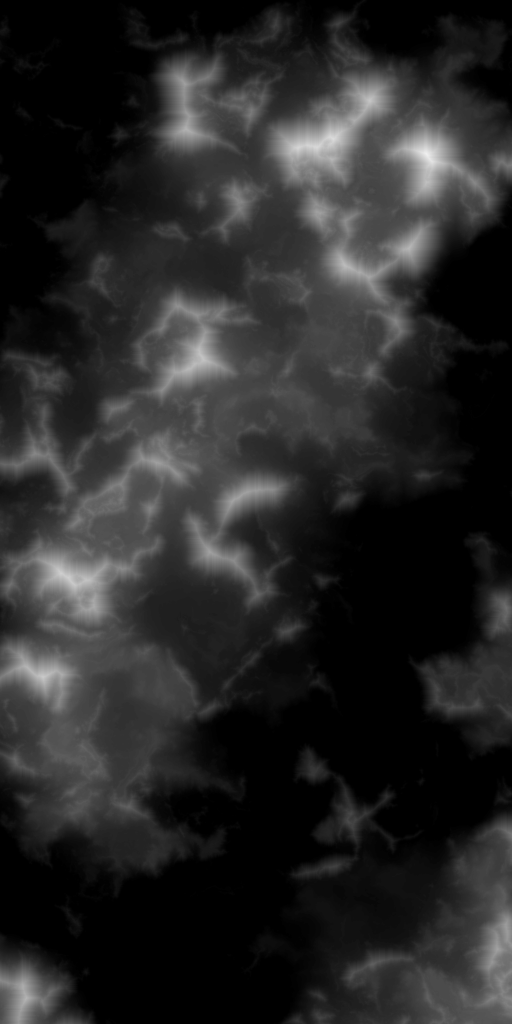
#> input picture data/cropped/heightmap.png, 1024 x 2048 px, given in place of hm.png, which was not available (shown at 1/2 size)
$ python find_routes.py
#> lines starting #> are read from the running program, lines starting #| are printed output that depends on the picture; after the words box and inside, x2 and y2 are one past the last pixel; in counts of white or black regions, pixels touching at a corner belong together; pictures that were not available may be replaced by others from this repository, and a replacement may not be noted
### path_finding.py
import heapq
import numpy as np
from tqdm import tqdm

from enum import Enum

from dataclasses import dataclass


@dataclass
class TrackPiece:
    position: tuple  # (y, x)
    track_type: "MoveNeighbors"  # Type of track piece
    direction_from: tuple  # (dy, dx) direction we arrived from

    # [6 lines left out: function __lt__, not called in this run]


class MoveNeighbors(Enum):
    # Track patterns: each tuple represents (center_dy, center_dx) relative positions
    NS = [(0, 0)]           # Vertical track: single cell
    EW = [(0, 0)]           # Horizontal track: single cell
    NE = [(0, 0), (-1, 1)]  # Northeast curve
    NW = [(0, 0), (-1, -1)] # Northwest curve
    SE = [(0, 0), (1, 1)]   # Southeast curve
    SW = [(0, 0), (1, -1)]  # Southwest curve


# [26 lines left out: function get_track_shape, not called in this run]


def is_diagonal_move(dy, dx):
    """Check if a move is diagonal (not pure NS or EW)."""
    return dy != 0 and dx != 0


# [33 lines left out: function move_cost, not called in this run]


def get_valid_neighbors(track_shape, direction):
    """
    Get valid neighbors based on track connectivity rules.

    :param track_shape: MoveNeighbors enum representing the current track shape
    :param direction: tuple (dy, dx) representing how we arrived at current position
    :return: List of valid neighbor directions (dy, dx)
    """
    if direction is None:
        # First move - can start with any straight or diagonal track
        return [(-1, 0), (1, 0), (0, -1), (0, 1), (-1, -1), (-1, 1), (1, -1), (1, 1)]

    # Allow continuing in same direction, 90-degree turns, and diagonal moves
    dy, dx = direction

    # Always allow continuing in the same direction
    valid_moves = [(dy, dx)]

    # Allow 90-degree turns from current direction
    if dy != 0:  # Was moving vertically
        valid_moves.extend([(0, -1), (0, 1)])  # Can turn east/west
    if dx != 0:  # Was moving horizontally
        valid_moves.extend([(-1, 0), (1, 0)])  # Can turn north/south

    # Allow diagonal moves from any direction
    valid_moves.extend([(-1, -1), (-1, 1), (1, -1), (1, 1)])

    # Remove duplicates
    return list(set(valid_moves))


def find_path(start, end, cost_map, turn_penalty=0.5, turn_90_multiplier=3.0):
    """
    Finds the best path between a start and end point using the A* algorithm with momentum.

    :param start: tuple (y, x) for the start point
    :param end: tuple (y, x) for the end point
    :param cost_map: 2D numpy array where each cell has a cost to traverse
    :param turn_penalty: weight applied when turning (lower = higher penalty). Default 0.5 means turning costs 2x more
    :return: list of tuples representing the path, or None if no path is found
    """

    # cost_map = cost_map.T  # Transpose for (y, x) indexing
    # Heuristic function (Taxicab/Manhattan distance)
    def heuristic(a, b):
        return abs(a[0] - b[0]) + abs(a[1] - b[1])

    # Convert cost_map to integer type for fast arithmetic
    cost_map = cost_map.astype(np.int32, copy=False)

    # Priority queue for open set: (f_score, counter, position, direction, track_shape)
    open_set = []
    counter = 0

    # came_from: map state (pos,dir) -> previous state (pos,dir)
    came_from = {}

    # g_score and f_score keyed by (pos,dir)
    g_score = {}
    f_score = {}

    # Precompute neighbor lookup cache for (track_shape, direction)
    neighbors_cache = {}
    directions_to_cache = [None, (-1, 0), (1, 0), (0, -1), (0, 1), (-1, -1), (-1, 1), (1, -1), (1, 1)]
    for shape in MoveNeighbors:
        for d in directions_to_cache:
            neighbors_cache[(shape, d)] = get_valid_neighbors(shape, d)

    # Initialize start states: push possible initial directions
    init_dirs = [(-1, 0), (1, 0), (0, -1), (0, 1)]
    pushed_any = False
    for d in init_dirs:
        ny, nx = start[0] + d[0], start[1] + d[1]
        if 0 <= ny < cost_map.shape[0] and 0 <= nx < cost_map.shape[1]:
            start_state = (start, d)
            g_score[start_state] = 0
            f = heuristic(start, end)
            f_score[start_state] = f
            track_shape = get_track_shape(d)
            heapq.heappush(open_set, (f, counter, start, d, track_shape))
            counter += 1
            came_from[start_state] = None
            pushed_any = True

    if not pushed_any:
        return None

    closed = set()

    iteration = 0
    with tqdm(total=cost_map.shape[0] * cost_map.shape[1], desc="Finding Path") as pbar:
        while open_set:
            if iteration % 100 == 0:
                pbar.update(1)
            f, _, current_pos, current_dir, current_track_shape = heapq.heappop(open_set)

            state = (current_pos, current_dir)

            # if we've already processed this state with a better g, skip
            if state in closed:
                iteration += 1
                continue

            closed.add(state)

            # If reached end (any direction), reconstruct path
            if current_pos == end:
                path = []
                cur = state
                while cur is not None:
                    pos, dirc = cur
                    shape = get_track_shape(dirc)
                    path.append(TrackPiece(position=pos, track_type=shape, direction_from=dirc))
                    cur = came_from.get(cur, None)
                return path[::-1]

            # Obtain valid moves from cache
            valid_moves = neighbors_cache.get((current_track_shape, current_dir))

            for dy, dx in valid_moves:
                ny, nx = current_pos[0] + dy, current_pos[1] + dx
                if not (0 <= ny < cost_map.shape[0] and 0 <= nx < cost_map.shape[1]):
                    continue

                # Check altitude constraint for diagonal moves
                if is_diagonal_move(dy, dx):
                    altitude_diff = abs(cost_map[current_pos[0], current_pos[1]] - cost_map[ny, nx])
                    if altitude_diff > 0:
                        continue

                neighbor_pos = (ny, nx)
                move_direction = (dy, dx)
                neighbor_state = (neighbor_pos, move_direction)

                tentative_g = g_score.get(state, np.inf) + move_cost(
                    cost_map, current_pos, neighbor_pos, current_dir, turn_penalty, turn_90_multiplier
                )

                if tentative_g < g_score.get(neighbor_state, np.inf):
                    came_from[neighbor_state] = state
                    g_score[neighbor_state] = tentative_g
                    fval = tentative_g + heuristic(neighbor_pos, end)
                    f_score[neighbor_state] = fval
                    next_shape = get_track_shape(move_direction)
                    heapq.heappush(open_set, (fval, counter, neighbor_pos, move_direction, next_shape))
                    counter += 1

            iteration += 1

    return None  # No path found

### find_routes.py
import cv2
import numpy as np
from path_finding import find_path

# Load the heightmap
heightmap_path = "data/hm.png"
# heightmap_path = 'data/cropped/heightmap.png'
img = cv2.imread(heightmap_path, cv2.IMREAD_GRAYSCALE)
#> img is the input picture: shape (2048, 1024); min 0, max 240, mean 39.3

if img is None:
    raise IOError(f"Error: Could not load image from {heightmap_path}")

# Define sea level (assuming it's the lowest part of the heightmap)
# This might need adjustment based on the specific map.
sea_level_threshold = 1
sea_mask = img <= sea_level_threshold
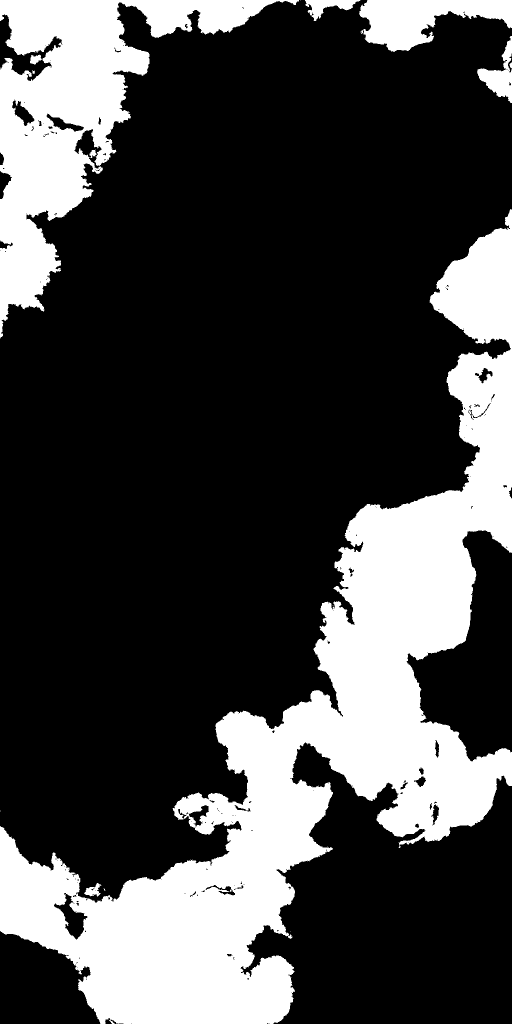
#> sea_mask: shape (2048, 1024) bool (shown at 1/2 size); 27.2% white; 18 white regions (8 under 20 px), largest, box (x1, y1, x2, y2) and area: (0, 418, 1024, 2048) 426655, (0, 0, 598, 677) 119722, (718, 0, 1024, 104) 17719

# Apply a non-linear transformation (e.g., square root) to emphasize lower altitudes
img_float = img.astype(np.float32)

# Avoid taking sqrt of zero, and handle sea level
img_transformed = np.sqrt(img_float)
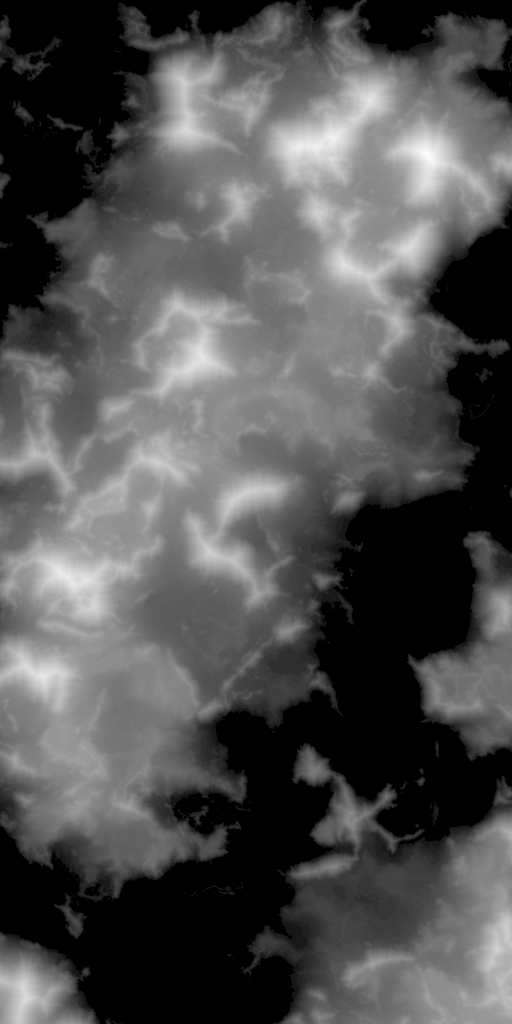
#> img_transformed: shape (2048, 1024) float32 (shown at 1/2 size); min 0, max 15.49, mean 4.98; drawn with min black and max white

# Normalize the transformed image to 0-255 range before quantization
cv2.normalize(img_transformed, img_transformed, 0, 255, cv2.NORM_MINMAX)
img_transformed = img_transformed.astype(np.uint8)

# Quantize the transformed image into a smaller number of altitude levels
num_levels = 30
quantized_img = np.floor(img_transformed / (256 / num_levels)) * (256 / num_levels)
quantized_img = quantized_img.astype(np.uint8)

# Create a color representation of the quantized image
color_quantized = cv2.cvtColor(quantized_img, cv2.COLOR_GRAY2BGR)

# Mask out the sea

color_quantized[sea_mask] = [0, 0, 0]  # Black for sea

# --- Pathfinding ---
# Define a set of start and end points to evaluate
# In a real scenario, these would be your industries
path_candidates = [((4094 - 2428, 1936), (4094-2490, 1706))]

# Use the original heightmap as the cost map
# cost_map = img.transpose()

# Use the quantized image as the cost map for pathfinding
cost_map = quantized_img.transpose()
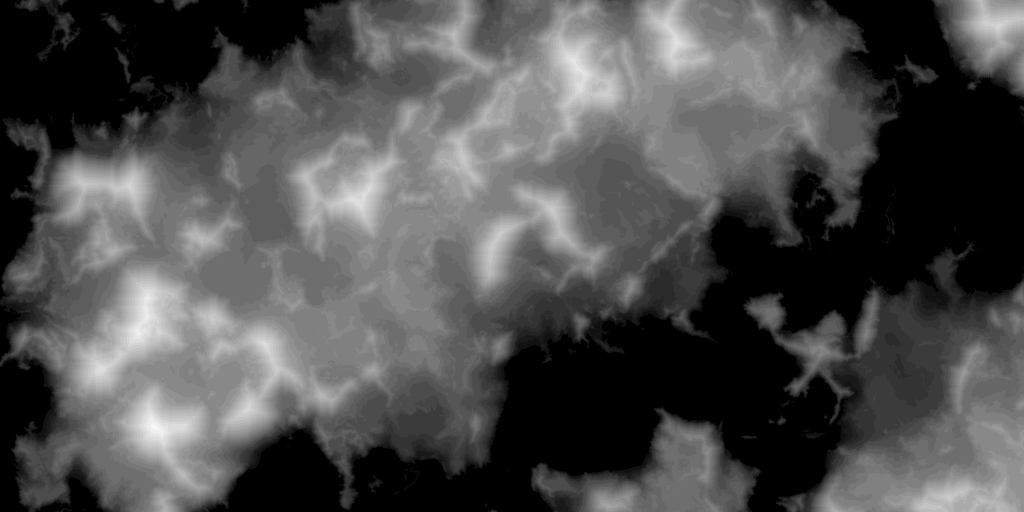
#> cost_map: shape (1024, 2048) (shown at 1/2 size); min 0, max 247, mean 78.2

# Find and rank the paths
paths = []
for start, end in path_candidates:
    path = find_path(start, end, cost_map)
    if path:
        # Calculate path cost (sum of altitude changes)
        cost = 0
        for i in range(len(path) - 1):
            cost += abs(
                int(cost_map[path[i + 1].position]) - int(cost_map[path[i].position])
            )
            # cost += abs(int(cost_map[path[i+1]]) - int(cost_map[path[i]]))
        paths.append((cost, path))
#> this loop made 1 pass
#> pass 1, in find_path, `cost_map = cost_map.astype(np.int32, copy=False)`:
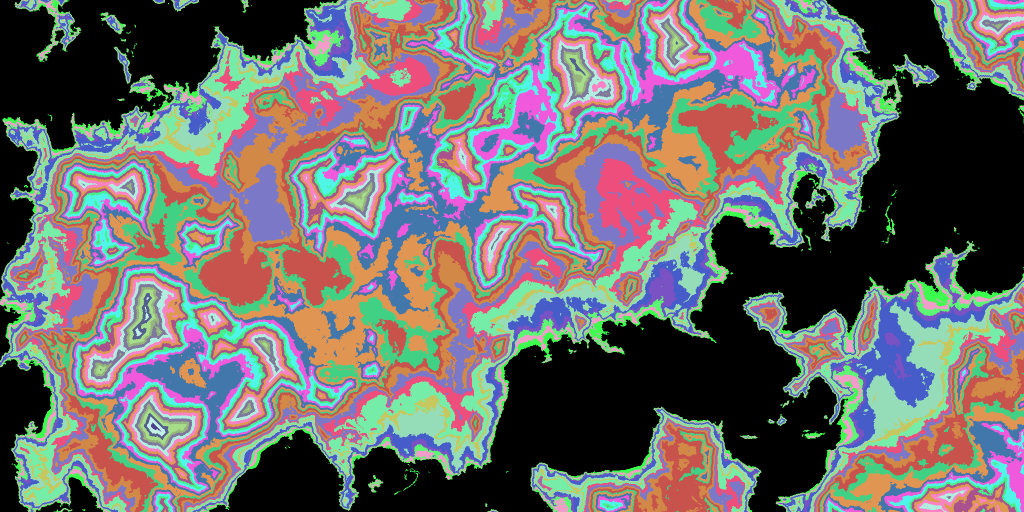
#> cost_map: shape (1024, 2048) int32 (shown at 1/2 size); 29 distinct labels, from 0 to 247; one colour per label, 0 black
#> after the loop, paths = []

# Sort paths by cost (lower is better)
paths.sort(key=lambda x: x[0])

# Draw the top k paths
k = 2
colors = [[0, 0, 255], [0, 255, 255]]  # Red, Yellow
for i in range(min(k, len(paths))):
    cost, path = paths[i]
    print(f"Path {i + 1} with cost {cost}")
    for x, y in [_.position for _ in path]:
        color_quantized[y, x] = colors[i]
#> this loop made 0 passes

# Save the output
output_path = "data/cropped/top_paths.png"
cv2.imwrite(output_path, color_quantized)

print(f"Top paths map saved to {output_path}")

$ run again, on data/cropped/map.png
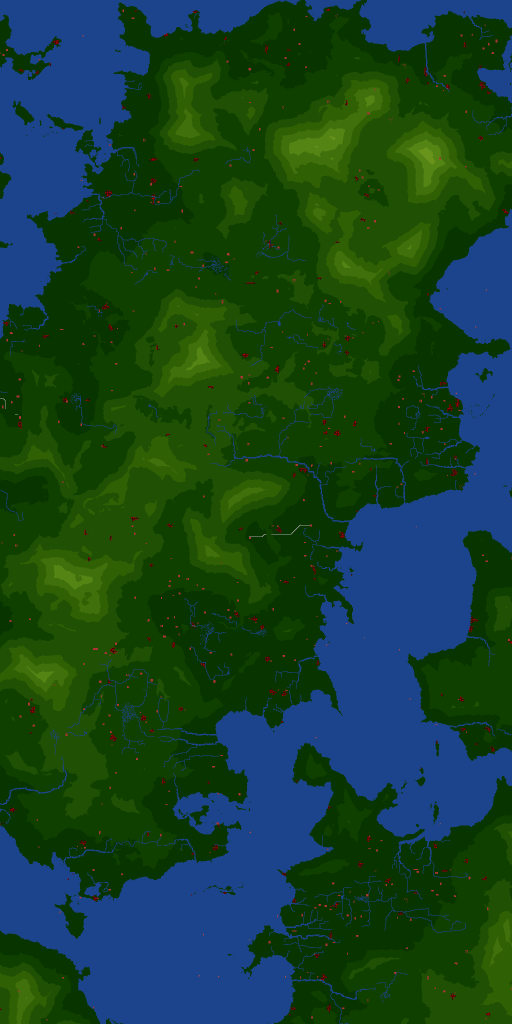
#> input picture data/cropped/map.png, 1024 x 2048 px, given in place of hm.png, which was not available (shown at 1/2 size)
#> sea_mask: shape (2048, 1024) bool; every value is 0
#> `img_transformed = np.sqrt(img_float)`:
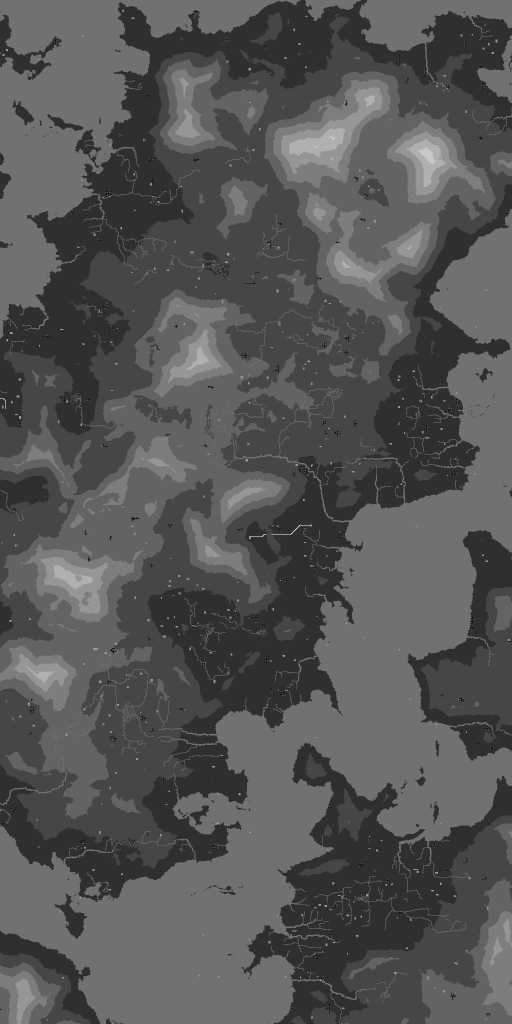
#> img_transformed: shape (2048, 1024) float32 (shown at 1/2 size); min 4, max 12.96, mean 7.01; drawn with min black and max white
#> the loop `for start, end in path_candidates:` made 1 pass
#> pass 1, in find_path, `cost_map = cost_map.astype(np.int32, copy=False)`:
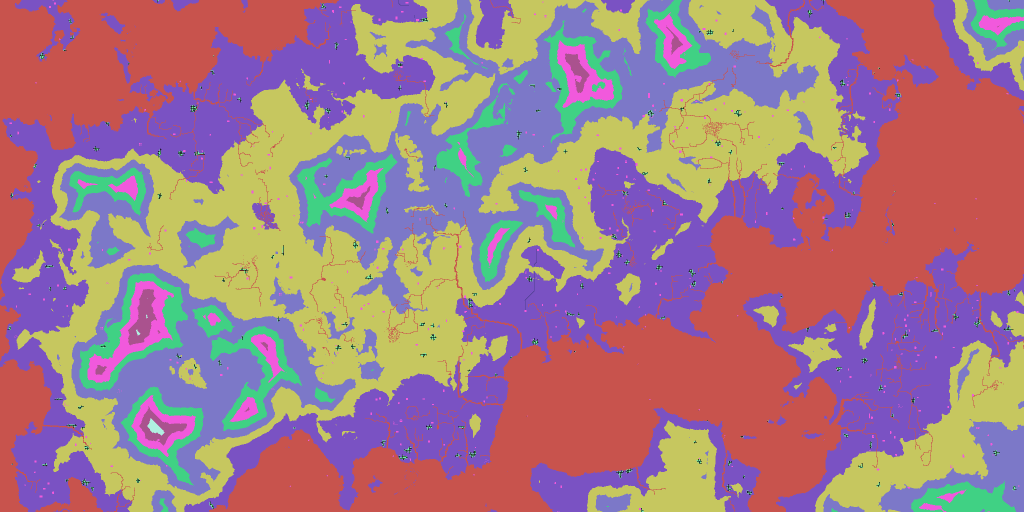
#> cost_map: shape (1024, 2048) int32 (shown at 1/2 size); 12 distinct labels, from 0 to 247; one colour per label, 0 black
#> after the loop `for start, end in path_candidates:`: paths = []
